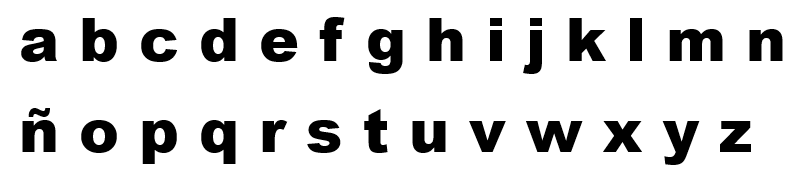
#> input picture img/black.jpg, 797 x 172 px
$ jupyter execute letras.ipynb   (older library calls are emulated)
#> lines starting #> are read from the running program, lines starting #| are printed output that depends on the picture; after the words box and inside, x2 and y2 are one past the last pixel; in counts of white or black regions, pixels touching at a corner belong together
[cell 1]
import cv2
import numpy as np
from matplotlib import pyplot as plt

## Filtros en tipografia

##### Negrita normal

[cell 2]
# Cargar una imagen en escala de grises
image = cv2.imread('./img/black.jpg', cv2.IMREAD_GRAYSCALE)
#> image is the input picture: shape (172, 797); min 0, max 255, mean 214.1

# Filtro de Suavizado (Blur)
blurred = cv2.GaussianBlur(image, (9, 9), 0)
plt.subplot(1, 2, 1)
plt.imshow(image, cmap='gray')
plt.title('Imagen Original')
plt.subplot(1, 2, 2)
plt.imshow(blurred, cmap='gray')
plt.title('Imagen Suavizada')
plt.show()

# Filtro de Detección de Bordes (Sobel)
sobel_x = cv2.Sobel(image, cv2.CV_64F, 1, 0, ksize=9)
sobel_y = cv2.Sobel(image, cv2.CV_64F, 0, 1, ksize=9)
gradient_magnitude = np.sqrt(sobel_x**2 + sobel_y**2)
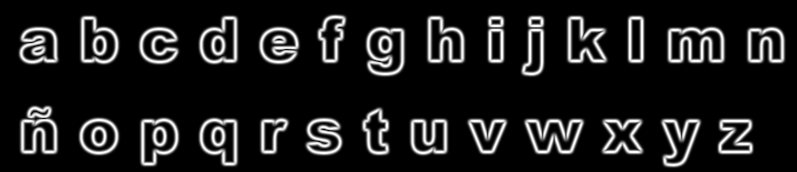
#> gradient_magnitude: shape (172, 797) float64; min 0, max 2334257.2, mean 271023; drawn with min black and max white
plt.subplot(1, 2, 1)
plt.imshow(image, cmap='gray')
plt.title('Imagen Original')
plt.subplot(1, 2, 2)
plt.imshow(gradient_magnitude, cmap='gray')
plt.title('Magnitud del Gradiente')
plt.show()

# Filtro de Realce de Bordes (Laplacian)
laplacian = cv2.Laplacian(image, cv2.CV_64F)
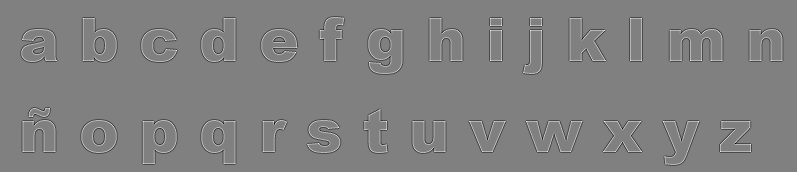
#> laplacian: shape (172, 797) float64; min -607, max 600, mean 0; drawn with min black and max white
plt.subplot(1, 2, 1)
plt.imshow(image, cmap='gray')
plt.title('Imagen Original')
plt.subplot(1, 2, 2)
plt.imshow(laplacian, cmap='gray')
plt.title('Imagen con Realce de Bordes')
plt.show()

# Filtro de Umbralización (Thresholding)
_, thresholded = cv2.threshold(image, 127, 255, cv2.THRESH_BINARY)
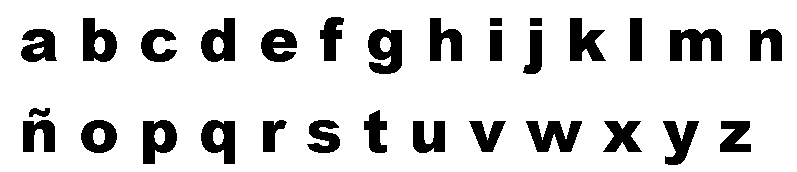
#> thresholded: shape (172, 797); 84.2% white; 30 black regions, largest, box (x1, y1, x2, y2) and area: (670, 29, 722, 61) 1217, (368, 29, 402, 74) 1124, (526, 121, 582, 152) 1056
plt.subplot(1, 2, 1)
plt.imshow(image, cmap='gray')
plt.title('Imagen Original')
plt.subplot(1, 2, 2)
plt.imshow(thresholded, cmap='gray')
plt.title('Imagen Umbralizada')
plt.show()

##### Negrita con ruido

[cell 3]
# Cargar una imagen en escala de grises
image = cv2.imread('./img/black_ruido.jpg', cv2.IMREAD_GRAYSCALE)
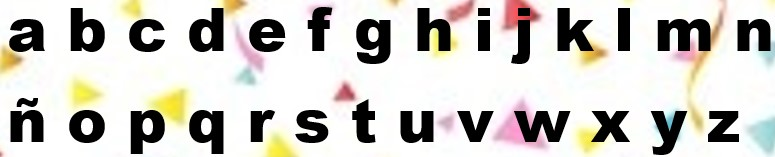
#> input picture img/black_ruido.jpg, 775 x 157 px
#> image: shape (157, 775); min 0, max 255, mean 202.8

# Filtro de Suavizado (Blur)
blurred = cv2.GaussianBlur(image, (11, 11), 0)
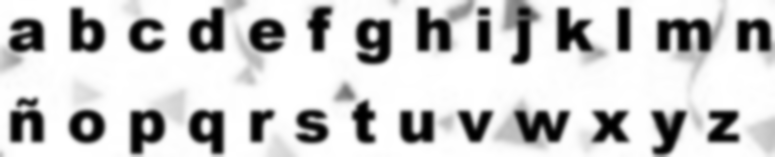
#> blurred: shape (157, 775); min 0, max 255, mean 202.8
plt.subplot(1, 2, 1)
plt.imshow(image, cmap='gray')
plt.title('Imagen Original')
plt.subplot(1, 2, 2)
plt.imshow(blurred, cmap='gray')
plt.title('Imagen Suavizada')
plt.show()

# Filtro de Detección de Bordes (Sobel)
sobel_x = cv2.Sobel(image, cv2.CV_64F, 1, 0, ksize=5)
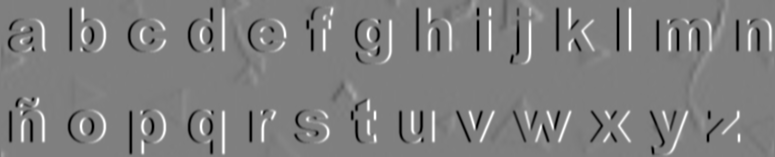
#> sobel_x: shape (157, 775) float64; min -12240, max 12240, mean -1.8; drawn with min black and max white
sobel_y = cv2.Sobel(image, cv2.CV_64F, 0, 1, ksize=5)
#> sobel_y: shape (157, 775) float64
gradient_magnitude = np.sqrt(sobel_x**2 + sobel_y**2)
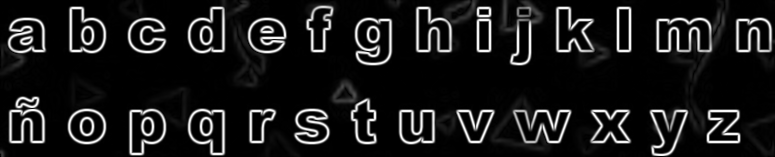
#> gradient_magnitude: shape (157, 775) float64; min 0, max 12660.7, mean 1316.2; drawn with min black and max white
plt.subplot(1, 2, 1)
plt.imshow(image, cmap='gray')
plt.title('Imagen Original')
plt.subplot(1, 2, 2)
plt.imshow(gradient_magnitude, cmap='gray')
plt.title('Magnitud del Gradiente')
plt.show()

# Filtro de Realce de Bordes (Laplacian)
laplacian = cv2.Laplacian(image, cv2.CV_64F)
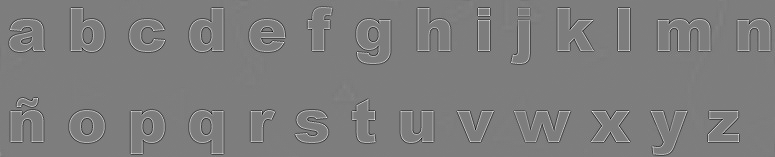
#> laplacian: shape (157, 775) float64; min -590, max 607, mean 0; drawn with min black and max white
plt.subplot(1, 2, 1)
plt.imshow(image, cmap='gray')
plt.title('Imagen Original')
plt.subplot(1, 2, 2)
plt.imshow(laplacian, cmap='gray')
plt.title('Imagen con Realce de Bordes')
plt.show()

# Filtro de Umbralización (Thresholding)
_, thresholded = cv2.threshold(image, 127, 255, cv2.THRESH_BINARY)
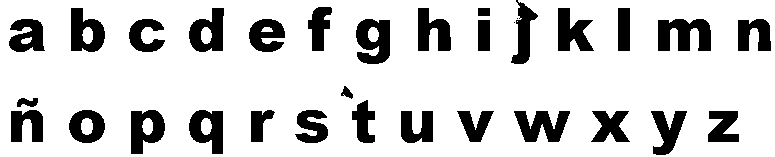
#> thresholded: shape (157, 775); 81.9% white; 32 black regions (2 under 20 px), largest, box (x1, y1, x2, y2) and area: (658, 19, 711, 51) 1242, (356, 19, 390, 64) 1124, (514, 111, 570, 142) 1065
plt.subplot(1, 2, 1)
plt.imshow(image, cmap='gray')
plt.title('Imagen Original')
plt.subplot(1, 2, 2)
plt.imshow(thresholded, cmap='gray')
plt.title('Imagen Umbralizada')
plt.show()

[cell 4]
# Definir el umbral
umbral = 100  # Puedes cambiar este valor según tus necesidades

# Binarizar la imagen
_, img_binarizada = cv2.threshold(laplacian, umbral, 255, cv2.THRESH_BINARY)
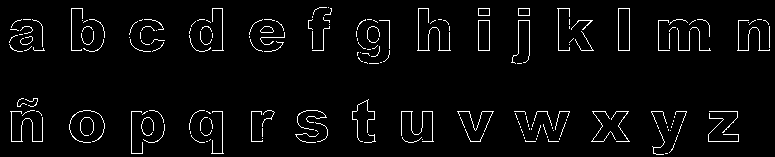
#> img_binarizada: shape (157, 775) float64; 3.5% white in thin lines or dots

# Visualizar la imagen original y la imagen binarizada
fig, ax = plt.subplots(1, 2, figsize=(12, 5))

# Mostrar la imagen en escala de grises
ax[0].imshow(laplacian, cmap='gray')
ax[0].set_title("Imagen Original")
ax[0].axis('off')

# Mostrar la imagen binarizada
ax[1].imshow(img_binarizada, cmap='gray')
ax[1].set_title(f"Imagen Binarizada (Umbral = {umbral})")
ax[1].axis('off')
